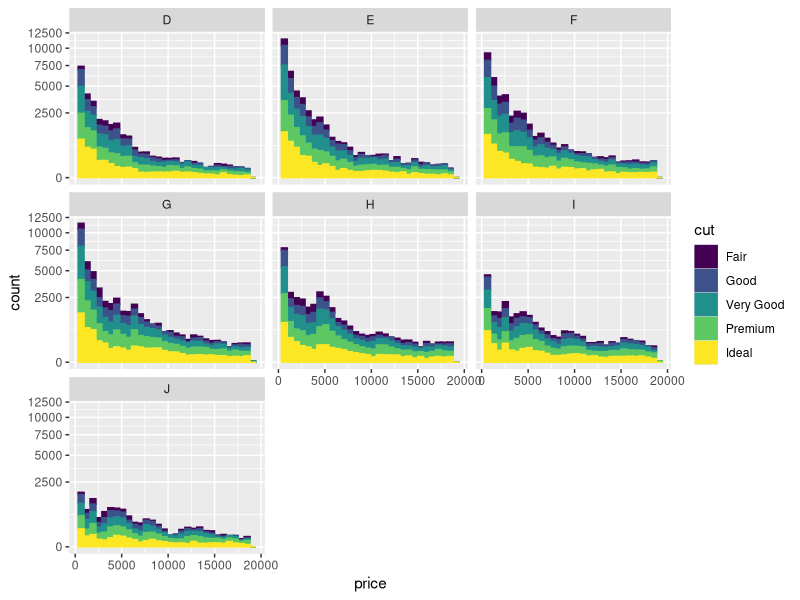
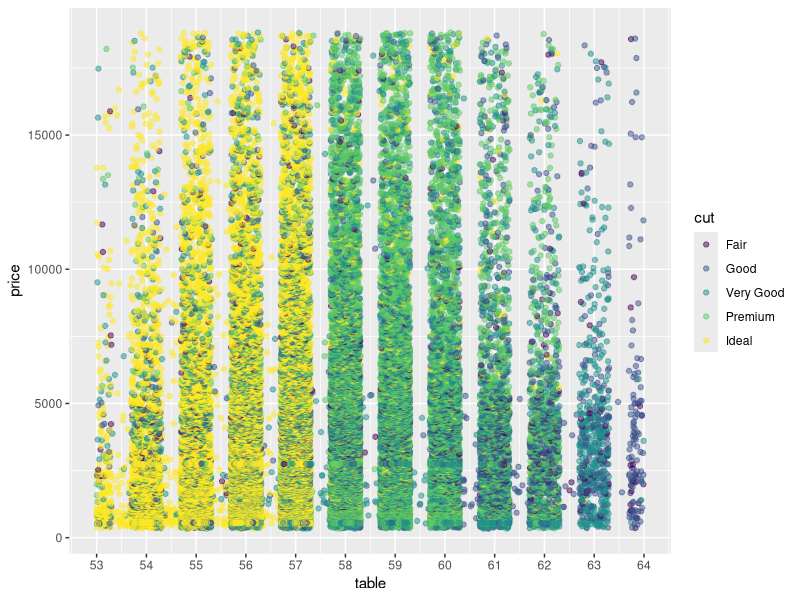
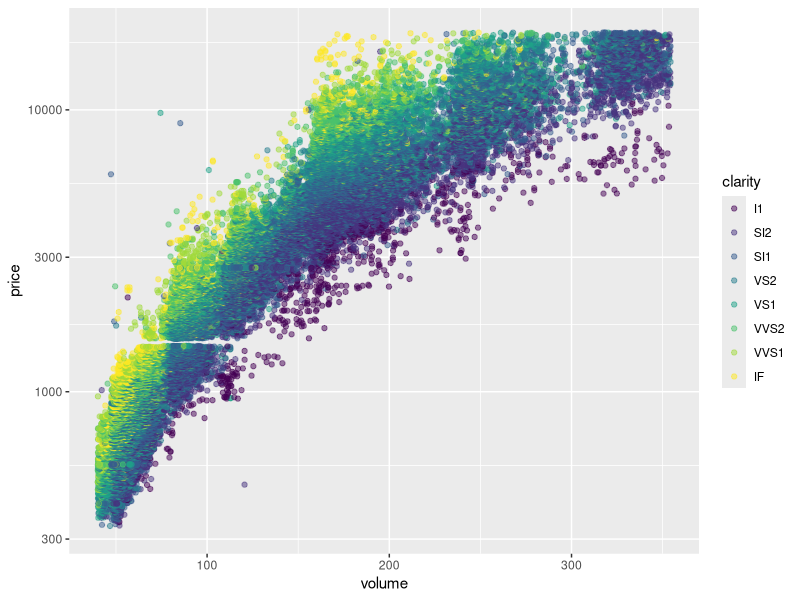

Write R code to recreate these figures, in order. (Note: this script raises an error after producing the figures.)
## ---- chunk 1
library(ggplot2) #must load the ggplot package first
data(diamonds) #loads the diamonds data set since it comes with the ggplot package
summary(diamonds)
str(diamonds)
?diamonds
## ---- chunk 2
ggplot(aes(x=price), data=diamonds) +
  geom_histogram(aes(color=cut, fill=cut), position="stack") +
  scale_y_sqrt() + 
  facet_wrap(~color) 
## ---- chunk 3
ggplot(aes(x=table), data=diamonds) +
  geom_point(aes(y=price, color=cut), position=position_jitter(width=0.3), alpha=0.5) +
  scale_x_continuous(breaks=seq(52, 64, 1), limits=c(quantile(diamonds$table, 0.01), quantile(diamonds$table, 0.99)))
## ---- chunk 4
diamonds$volume = with(diamonds, x * y *z)
ggplot(aes(x=volume), data=diamonds) +
  geom_point(aes(y=price, color=clarity), alpha=0.5) +
  scale_x_continuous(limits=c(quantile(diamonds$volume, 0.01), quantile(diamonds$volume, 0.99))) + 
  scale_y_log10()
## ---- chunk 5
pf <- read.csv("../L03-ExploreOneVariable/dataset/pseudo_facebook.tsv", sep = "\t")
pf$prop_initiated <- with(pf, ifelse(friend_count > 0, friendships_initiated / friend_count, NA))
head(pf, 10)
## ---- chunk 6
pf$year_joined <- with(pf, floor(2014 - tenure / 365))
pf$year_joined.bucket <- cut(pf$year_joined, breaks=c(2004, 2009, 2011, 2012, 2014))
ggplot(aes(x=tenure), data=pf) +
  geom_line(aes(y=prop_initiated, color=year_joined.bucket), stat="summary", fun.y=median)
## ---- chunk 7
pf$year_joined <- with(pf, floor(2014 - tenure / 365))
pf$year_joined.bucket <- cut(pf$year_joined, breaks=c(2004, 2009, 2011, 2012, 2014))
ggplot(aes(x=6*round(tenure/6)), data=pf) +
  geom_line(aes(y=prop_initiated, color=year_joined.bucket), stat="summary", fun.y=median)
## ---- chunk 8
ggplot(aes(x=tenure), data=pf) +
  geom_smooth(aes(y=prop_initiated, color=year_joined.bucket))
## ---- chunk 9
summary(subset(pf, year_joined.bucket == "(2012,2014]")$prop_initiated)
## ---- chunk 10
ggplot(aes(x=cut), data=diamonds) +
  geom_point(aes(y=price/carat, color=color), position=position_jitter(), alpha=0.6) +
  facet_wrap(~clarity)
